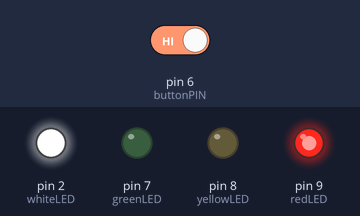
Simulated run of this sketch. Board: Arduino Uno, built with avr-gcc and run on an emulated ATmega328P. Shown: output pins drawn as LEDs (lit = HIGH). The test bench sets the inputs (shaded band); at power-on: pin 6 (buttonPIN) HIGH.

Above: at 10.8 s.
10.9 s: pin 6 (buttonPIN) driven LOW
At 16.4 s:
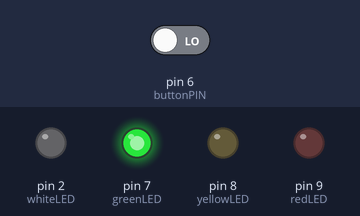
At 20.8 s:
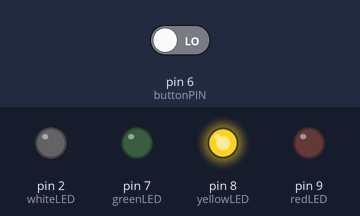
21.7 s: pin 6 (buttonPIN) driven HIGH
At 27.1 s:
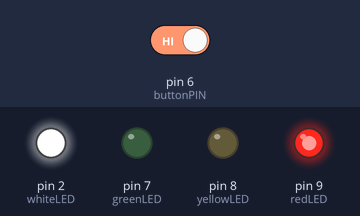
Timing chart, 0 to 28.6 s (numbered marks = the images above; inputs shaded):
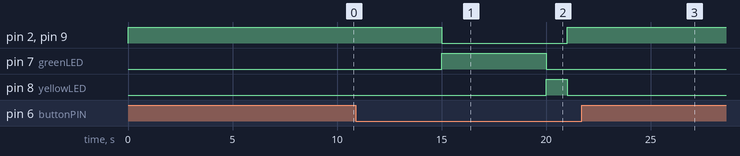

Measured:
- after the input at 10.9 s, pin 2 (whiteLED), pin 9 (redLED): HIGH → LOW after 4.1 s, → HIGH 6.0 s later; pin 7 (greenLED): LOW → HIGH after 4.1 s, → LOW 5.0 s later; pin 8 (yellowLED): LOW → HIGH after 9.1 s, → LOW 1.0 s later
- after the input at 21.7 s, pin 2 (whiteLED), pin 9 (redLED): stays HIGH (without the input it goes to LOW after 4.3 s); pin 7 (greenLED): stays LOW (without the input it goes to HIGH after 4.3 s); pin 8 (yellowLED): stays LOW (without the input it goes to HIGH after 9.3 s)

The sketch:

sketch_jul29a.ino
```cpp
int redLED = 9;
int yellowLED = 8;
int greenLED = 7;
int whiteLED = 2;
int buttonPIN = 6;
int buttonPressed = LOW;

void setup() {
  pinMode(redLED,OUTPUT);
  pinMode(yellowLED,OUTPUT);
  pinMode(greenLED,OUTPUT);
  pinMode(buttonPIN,INPUT);
  pinMode(whiteLED,OUTPUT);
}

void loop() {
  buttonPressed = digitalRead(buttonPIN);
  if (buttonPressed == LOW)
  {
    greenLight();
    yellowLight();
    redLight();
  }
   else if (buttonPressed == HIGH)
  {
    redLight();
  }
}

void redLight()
{
  digitalWrite(redLED, HIGH);   // turn the LED on (HIGH is the voltage level)
  digitalWrite(whiteLED, HIGH);
  delay(5000);               // wait for a second
  digitalWrite(redLED, LOW);    // turn the LED off by making the voltage LOW
  digitalWrite(whiteLED, LOW);
}

void yellowLight()
{
  buttonPressed = digitalRead(buttonPIN);
  if (buttonPressed == HIGH) return;

  digitalWrite(yellowLED, HIGH);   // turn the LED on (HIGH is the voltage level)
  delay(1000);               // wait for a second
  digitalWrite(yellowLED, LOW);    // turn the LED off by making the voltage LOW
}

void greenLight()
{
  buttonPressed = digitalRead(buttonPIN);
  if (buttonPressed == HIGH) return;
  digitalWrite(greenLED, HIGH);   // turn the LED on (HIGH is the voltage level)
  delay(5000);
  digitalWrite(greenLED, LOW);   // turn the LED on (HIGH is the voltage level)
}
```
